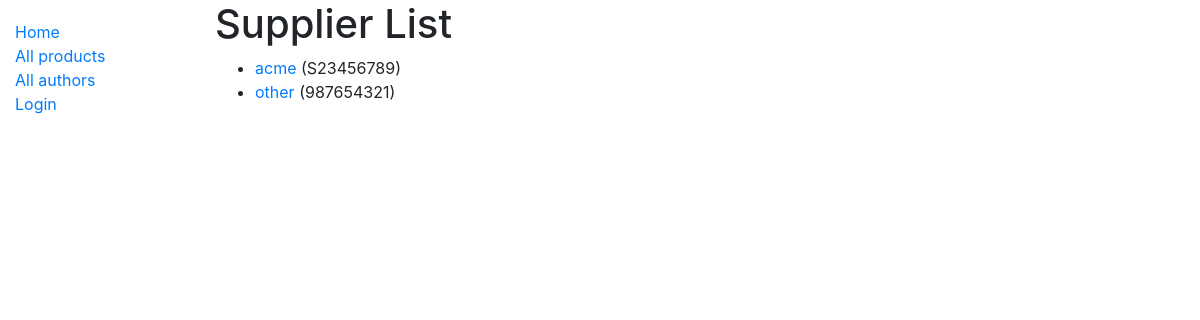
The page /inventory/suppliers/ on the database as committed earlier.
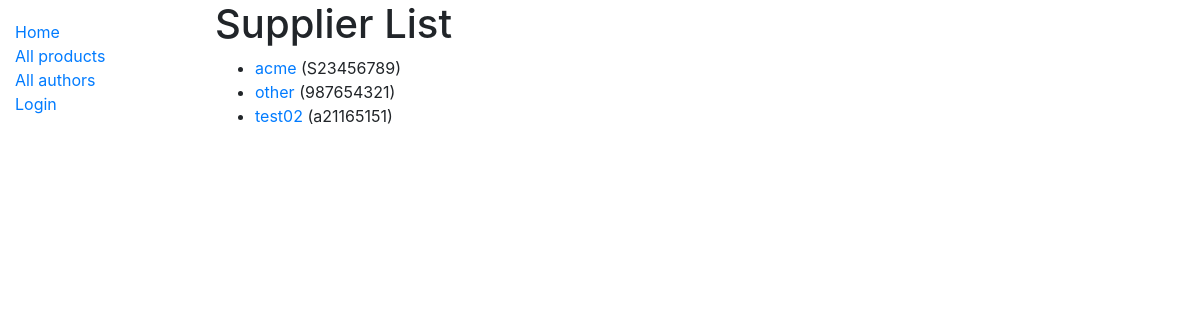
The same page on the database as committed later.
### inventory/models.py (models this page shows, shortened)
class Supplier(models.Model):
    business_name = models.CharField(max_length=100)
    business_email = models.EmailField(max_length=100)
    cif = models.CharField(max_length=9)
    class Meta:
        ordering = ['business_name', 'cif']
    def get_absolute_url(self):
        return reverse('supplier-detail', args=[str(self.id)])

### inventory/views.py (the view)
# urls.py: path('suppliers/', views.SupplierListView.as_view(), name='suppliers'),
class SupplierListView(generic.ListView):
    model = Supplier
    paginate_by = 20

### inventory/templates/inventory/supplier_list.html
{% extends "base_generic.html" %}
{% block content %}
    <h1>Supplier List</h1>
    {% if supplier_list %}
        <ul>
            {% for supplier in supplier_list %}
            <li>
                <a href="{{ supplier.get_absolute_url }}">{{ supplier.business_name }}</a> ({{ supplier.cif }})
            </li>
            {% endfor %}
        </ul>
    {% else %}
        <p>There are no suppliers.</p>
    {% endif %}
{% endblock %}

### inventory/templates/base_generic.html (shortened to what this page needs)
<!DOCTYPE html>
<html lang="en">
<head>
    <link rel="stylesheet" href="https://stackpath.bootstrapcdn.com/bootstrap/4.1.3/css/bootstrap.min.css">
    {% load static %}
    <link rel="stylesheet" href="{% static 'css/styles.css' %}">
</head>
<body>
    <div class="container-fluid">
        <div class="row">
            <div class="col-sm-2">
                {% block sidebar %}
                    <ul class="sidebar-nav">
                        <li><a href="{% url 'index' %}">Home</a></li>
                        <li><a href="{% url 'products' %}">All products</a></li>
                        <li><a href="{% url 'suppliers' %}">All authors</a></li>
                        {% if user.is_authenticated %}
                        <hr>
                        <li><a href="{% url 'my-boughts' %}">My bought</a></li>
                        <li>User: {{ user.get_username }}</li>
                        <li><a href="{% url 'logout'%}?next={{request.path}}">Logout</a></li>
                        {% else %}
                        <li><a href="{% url 'login'%}?next={{request.path}}">Login</a></li>
                        {% endif %}
                    </ul>
                {% endblock %}
            </div>
            <div class="col-sm-10">{% block content%}{% endblock %}</div>
        </div>
    </div>
</body>
</html>

### inventory/static/css/styles.css (style rules this page uses)
.sidebar-nav { margin-top: 20px; padding: 0; list-style: none; }

Rows that differ between the two databases and show on the page:
added Supplier: business_name "test02", cif "a21165151"
